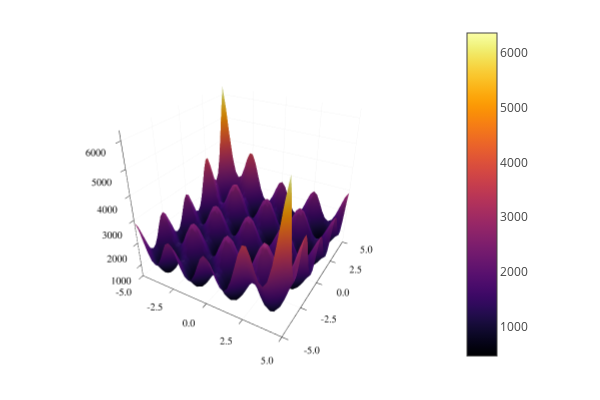

This figure's notebook cell:
### Code cell
finalTime = 0.1
finalMat = Matrix{ComplexF32}(undef, posVectSize, posVectSize)

for xf in pos1Vect, xfp in pos2Vect
    sumPos = 0
    for i in 1:posVectSize, j in 1:posVectSize
        x0 = pos1Vect[i]
        x0p = pos2Vect[j]
        sumPos += springPropagator1(xf, xfp, x0, x0p, finalTime, 0) * initMat[i, j]
    end
    finalMat[posToIndex(xf), posToIndex(xfp)] = sumPos
end

surface(pos1Vect, pos2Vect, abs2.(finalMat))

### Figure 1 — Plotly figure (JSON) as saved in the notebook; plotly's stock layout.template omitted (floating-point values rounded to 4 significant figures; data arrays with more than 128 entries replaced by an {"elided": "..."} marker saying what was removed)
{"data": [{"colorbar": {"len": 0.9525, "title": "", "x": 0.7615, "y": 0.5139}, "colorscale": {"elided": "256x2 mixed values"}, "name": "y1", "opacity": null, "scene": "scene", "showlegend": false, "showscale": true, "type": "surface", "x": [-5, -4.75, -4.5, -4.25, -4, -3.75, -3.5, -3.25, -3, -2.75, -2.5, -2.25, -2, -1.75, -1.5, -1.25, -1, -0.75, -0.5, -0.25, 0, 0.25, 0.5, 0.75, 1, 1.25, 1.5, 1.75, 2, 2.25, 2.5, 2.75, 3, 3.25, 3.5, 3.75, 4, 4.25, 4.5, 4.75, 5], "xaxis": "x", "y": [-5, -4.75, -4.5, -4.25, -4, -3.75, -3.5, -3.25, -3, -2.75, -2.5, -2.25, -2, -1.75, -1.5, -1.25, -1, -0.75, -0.5, -0.25, 0, 0.25, 0.5, 0.75, 1, 1.25, 1.5, 1.75, 2, 2.25, 2.5, 2.75, 3, 3.25, 3.5, 3.75, 4, 4.25, 4.5, 4.75, 5], "yaxis": "y", "z": {"elided": "41x41 float values"}, "zaxis": "z", "zmax": 6349.0, "zmin": 461.9}], "layout": {"annotations": [], "height": 400, "legend": {"bgcolor": "rgba(255, 255, 255, 1.000)", "bordercolor": "rgba(0, 0, 0, 1.000)", "borderwidth": 1, "font": {"color": "rgba(0, 0, 0, 1.000)", "family": "sans-serif", "size": 11}, "title": {"font": {"color": "rgba(0, 0, 0, 1.000)", "family": "sans-serif", "size": 15}, "text": ""}, "tracegroupgap": 0, "traceorder": "normal", "x": 1, "xanchor": "auto", "y": 1, "yanchor": "auto"}, "margin": {"b": 20, "l": 0, "r": 0, "t": 20}, "paper_bgcolor": "rgba(255, 255, 255, 1.000)", "plot_bgcolor": "rgba(255, 255, 255, 1.000)", "scene": {"camera": {"eye": {"x": 1.126, "y": -1.95, "z": 1.3}, "projection": "orthographic"}, "domain": {"x": [0.06582, 0.7615], "y": [0.03762, 0.9902]}, "xaxis": {"gridcolor": "rgba(0, 0, 0, 0.100)", "gridwidth": 0.5, "linecolor": "rgba(0, 0, 0, 1.000)", "mirror": false, "range": [-5, 5], "showgrid": true, "showline": true, "showticklabels": true, "tickangle": 0, "tickcolor": "rgb(0, 0, 0)", "tickfont": {"color": "rgba(0, 0, 0, 1.000)", "family": "sans-serif", "size": 11}, "tickmode": "array", "ticks": "inside", "ticktext": ["-5.0", "-2.5", "0.0", "2.5", "5.0"], "tickvals": [-5, -2.5, 0, 2.5, 5], "title": "", "titlefont": {"color": "rgba(0, 0, 0, 1.000)", "family": "sans-serif", "size": 15}, "type": "-", "visible": true, "zeroline": false, "zerolinecolor": "rgba(0, 0, 0, 1.000)"}, "yaxis": {"gridcolor": "rgba(0, 0, 0, 0.100)", "gridwidth": 0.5, "linecolor": "rgba(0, 0, 0, 1.000)", "mirror": false, "range": [-5, 5], "showgrid": true, "showline": true, "showticklabels": true, "tickangle": 0, "tickcolor": "rgb(0, 0, 0)", "tickfont": {"color": "rgba(0, 0, 0, 1.000)", "family": "sans-serif", "size": 11}, "tickmode": "array", "ticks": "inside", "ticktext": ["-5.0", "-2.5", "0.0", "2.5", "5.0"], "tickvals": [-5, -2.5, 0, 2.5, 5], "title": "", "titlefont": {"color": "rgba(0, 0, 0, 1.000)", "family": "sans-serif", "size": 15}, "type": "-", "visible": true, "zeroline": false, "zerolinecolor": "rgba(0, 0, 0, 1.000)"}, "zaxis": {"gridcolor": "rgba(0, 0, 0, 0.100)", "gridwidth": 0.5, "linecolor": "rgba(0, 0, 0, 1.000)", "mirror": false, "range": [461.9, 6349.0], "showgrid": true, "showline": true, "showticklabels": true, "tickangle": 0, "tickcolor": "rgb(0, 0, 0)", "tickfont": {"color": "rgba(0, 0, 0, 1.000)", "family": "sans-serif", "size": 11}, "tickmode": "array", "ticks": "inside", "ticktext": ["1000", "2000", "3000", "4000", "5000", "6000"], "tickvals": [1000, 2000, 3000, 4000, 5000, 6000], "title": "", "titlefont": {"color": "rgba(0, 0, 0, 1.000)", "family": "sans-serif", "size": 15}, "type": "-", "visible": true, "zeroline": false, "zerolinecolor": "rgba(0, 0, 0, 1.000)"}}, "showlegend": true, "width": 600}}
